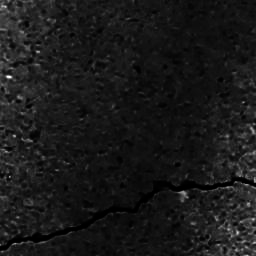
#> input picture Segmentación Machine Learning/crack img/crack.png, 256 x 256 px, found by its file name
$ jupyter execute --allow-errors Segmentacion_ML_binaria.ipynb
#> lines starting #> are read from the running program, lines starting #| are printed output that depends on the picture
### MODELOS MACHINE LEARNING

[cell 1]
import numpy as np
import cv2
import os
import matplotlib.pyplot as plt
import matplotlib.colors as mcolors

from sklearn.model_selection import train_test_split, GridSearchCV
from sklearn.svm import SVC, LinearSVC
from sklearn.metrics import classification_report, confusion_matrix
from sklearn.discriminant_analysis import LinearDiscriminantAnalysis, QuadraticDiscriminantAnalysis
from sklearn.neighbors import KNeighborsClassifier

import lightgbm as lgb

[cell 2]
image = cv2.imread('/Users/sebastianandresvidalsalado/Desktop/Codigos ML/crack/crack.png')
#> image is the input picture: shape (256, 256, 3); min 0, max 255, mean 24.8
ground_truth = cv2.imread('/Users/sebastianandresvidalsalado/Desktop/Codigos ML/crack/crack-o-558.png')

[cell 3]
imagen1_rgb = cv2.cvtColor(image, cv2.COLOR_BGR2RGB)
#> (the rest of this cell did not finish here and is left out)

[cell 4]
# Convertir la imagen RGB a escala de grises
image_gray = cv2.cvtColor(image, cv2.COLOR_BGR2GRAY)

plt.figure(figsize=(12, 6))

plt.subplot(1, 2, 1)
plt.title("Imagen Transformada")
plt.imshow(image_gray, cmap='gray')
plt.axis('off')

# Calcular y mostrar el histograma de la imagen en escala de grises
plt.subplot(1, 2, 2)
plt.title("Histograma de la Imagen en Escala de Grises")
plt.hist(image_gray.ravel(), bins=256, range=[0, 200], color='black')
plt.xlabel('Intensidad de los píxeles')
plt.ylabel('Frecuencia')

plt.show()
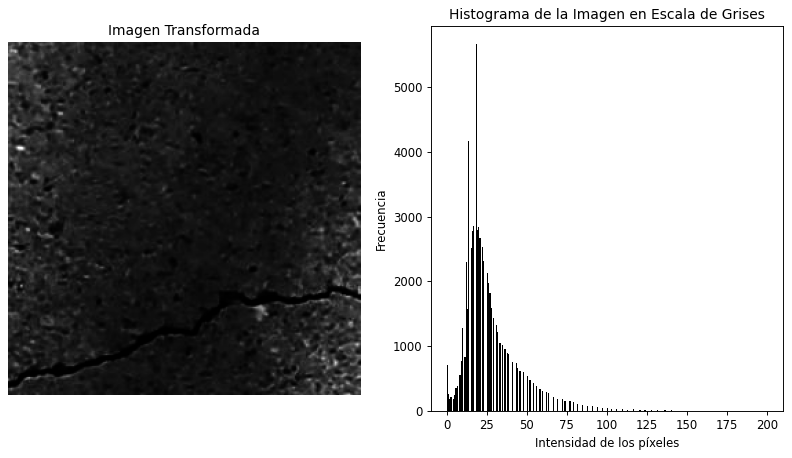
#> figure drawn by matplotlib, 2 panels; panel 2: tallest bar 5656 high, from x = 17.97 to 18.75
